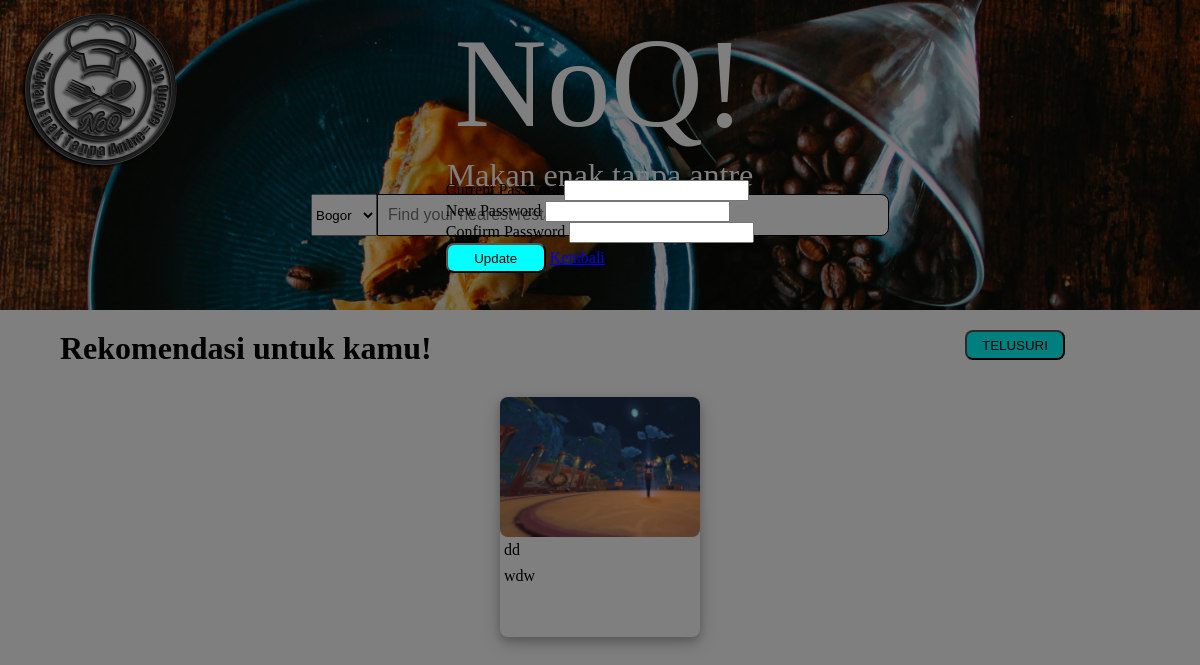
Before: /pass_edit.php with the older database file.
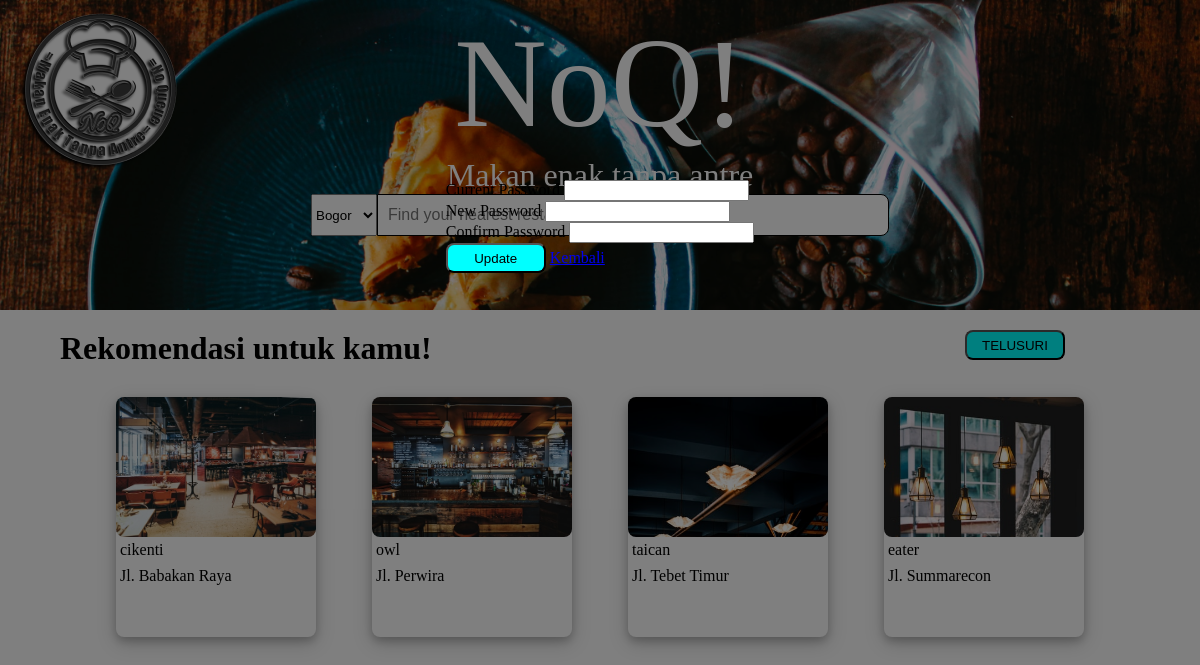
After: the same page with the newer database file.
### tables this page shows
CREATE TABLE `restoran` (
  `resto_id` int(11) NOT NULL,
  `resto_name` varchar(24) NOT NULL,
  `resto_address` varchar(64) NOT NULL,
  `resto_number` varchar(20) NOT NULL,
  `resto_image` varchar(255) NOT NULL,
  `resto_open` varchar(24) NOT NULL,
  `resto_rating` int(11) NOT NULL,
  `loc_id` int(11) NOT NULL
);

### pass_edit.php (the view, shortened to what this page needs)
<!DOCTYPE html>
<html lang="en">
  <head>
    <link rel="stylesheet" href="style.css" />
  </head>
  <body>
  <header class="header" style="background-image: url(./admin/images/cover-resto.jpeg)">
      <a href="./index.php">
        <img
          style="position: absolute; top: 0px; left: 0px"
          src="./admin/images/logo.png"
          alt="logo"
      /></a>
      <div class="center">
        <span class="judul">NoQ!</span>
        <br />
        <span class="motto">Makan enak tanpa antre</span>
      </div>
      <div class="search-location">
        <select name="location" id="location">
          <option value="bogor">Bogor</option>
        </select>
        <div class="search-bar">
        </div>
      </div>
    </header>
    <div class="content">
      <div class="recommendation-container">
        <h3>Rekomendasi untuk kamu!</h3>
        <button>TELUSURI</button>
      </div>
      <div class="cards">
      <?php
              $db = mysqli_connect('localhost','root', 'subhan2122', 'noq');
                $query = mysqli_query($db, "select * from restoran");
                while($resto = mysqli_fetch_array($query))
                {?>
                 <?php $res_img = "admin/images/".$resto['resto_image'];?>
                  <div class="card">
                    <span
                      class="card-image"
                      style="background-image: url('<?php echo $res_img;?>');"
                    ></span>
                    <div class="card-content">
                      <span class="nama-resto"><?php echo $resto['resto_name'];?></span>
                      <span class="alamat"><?php echo $resto['resto_address'];?></span>
                    </div>
                  </div>
               <?php }?>
      </div>
    </div>
    <div class="modal-bg">
    	<div class="modal" style="height: 55%">
			<form method="post" action="pass_edit.php" class="form" enctype="multipart/form-data">
                    <div class="input-group">
                        <label>Current Password</label>
                        <input type="password" name="current_password">
                    </div>
                    <div class="input-group">
                        <label>New Password</label>
                        <input type="password" name="new_password">
                    </div>
                    <div class="input-group">
                        <label>Confirm Password</label>
                        <input type="password" name="new_password_1">
                    </div>
				<div class="input-group">
					<button type="submit" class="btn" name="pass_edit">Update</button>
          <a href="./profile.php">Kembali</a>
				</div>
			</form>
		</div>
	</div>
  </body>
</html>

Changed rows visible on the page:
removed restoran: resto_name "dd", resto_address "wdw"
added restoran: resto_image (picture), resto_name "cikenti", resto_address "Jl. Babakan Raya"
added restoran: resto_image (picture), resto_name "owl", resto_address "Jl. Perwira"
added restoran: resto_image (picture), resto_name "taican", resto_address "Jl. Tebet Timur"
added restoran: resto_image (picture), resto_name "eater", resto_address "Jl. Summarecon"
